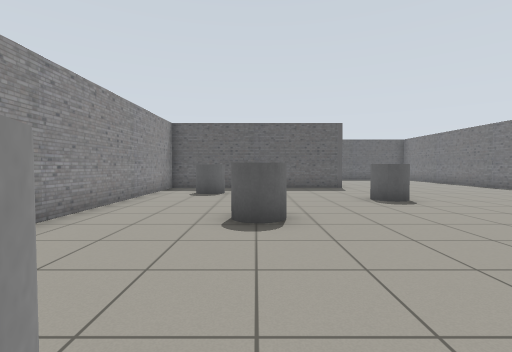
View 1 (above)

23 first-person views from a walk through a robot-simulator world made for Gazebo. The camera is 0.94 m above the floor, tilts 2° down and sees 85° across. The floor is counted in squares, 1 m on a side. Each view is taken from the middle of a square. On the plan, view 1 faces up. The plan holds only what a view shows up to about 11 squares ahead; the rest is blank. Robots are left out.

View 2
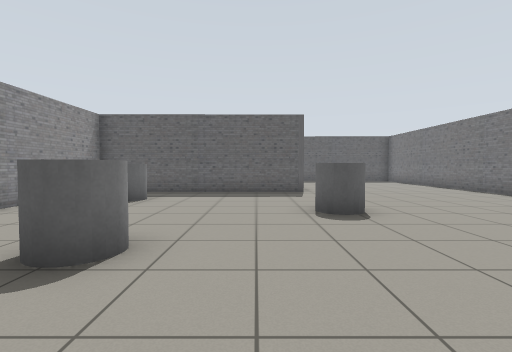

View 3
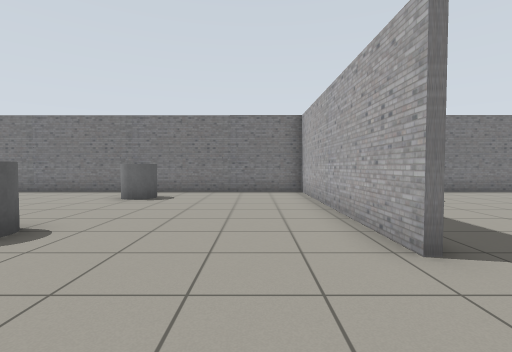

View 4
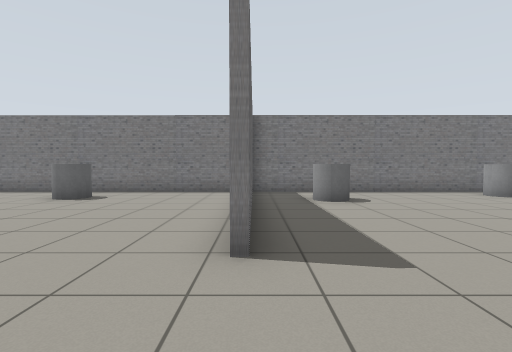

View 5
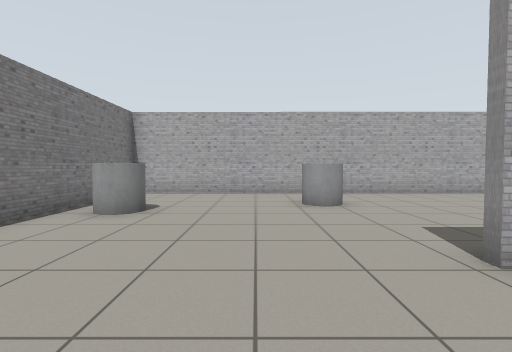

View 6
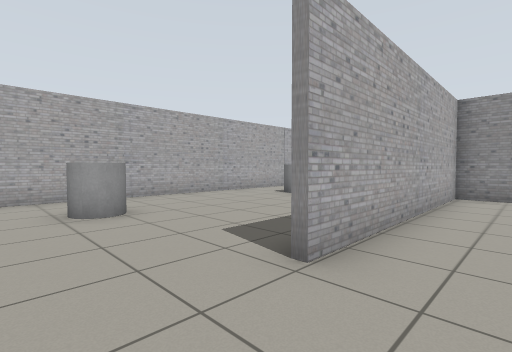

View 7
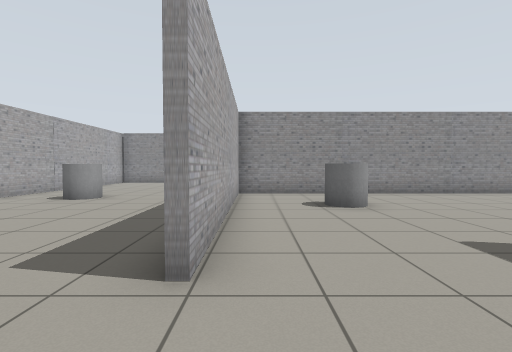

View 8
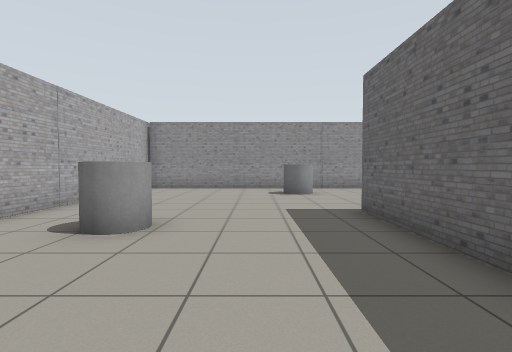

View 9
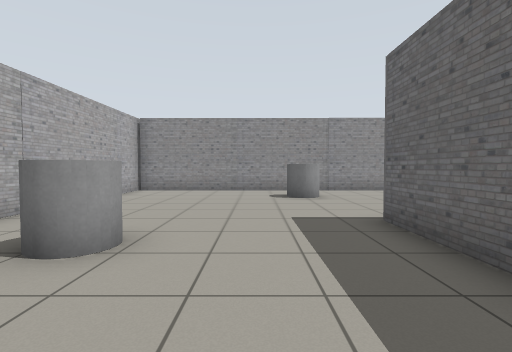

View 10
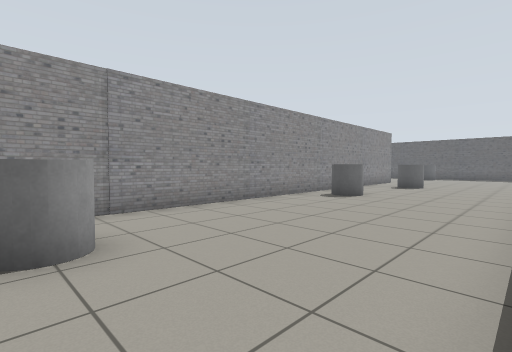

View 11
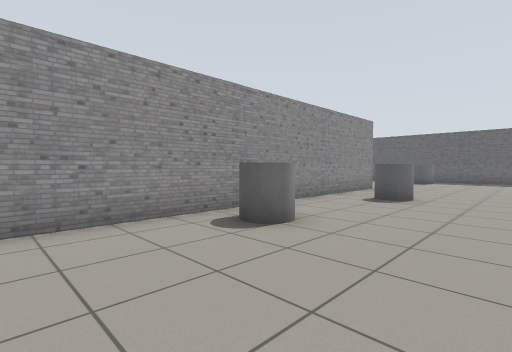

View 12
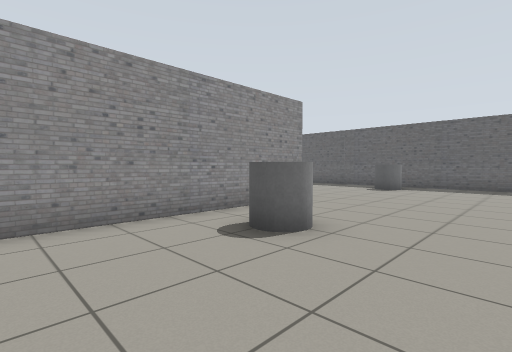

View 13
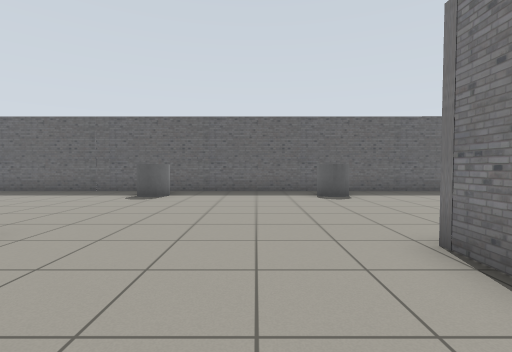

View 14
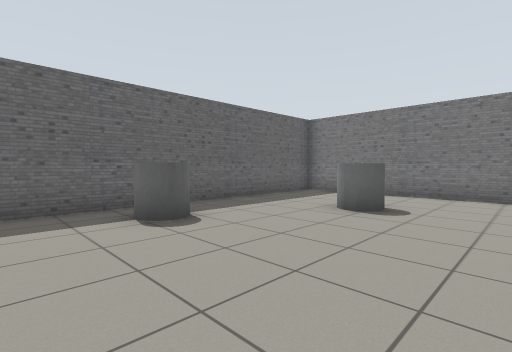

View 15
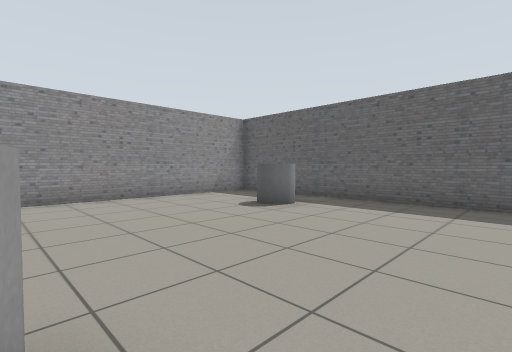

View 16
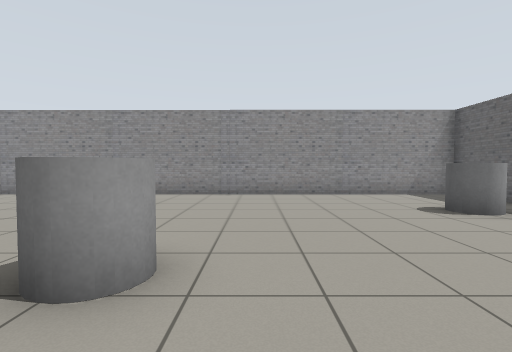

View 17
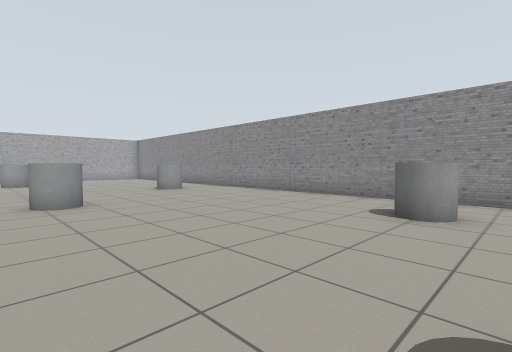

View 18
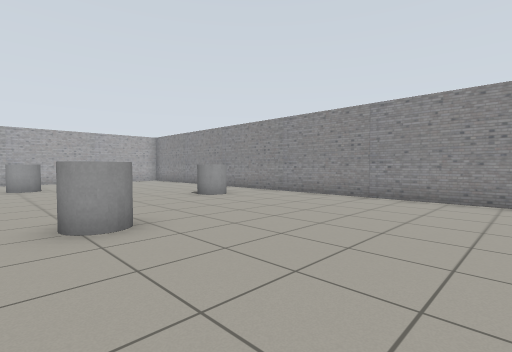

View 19
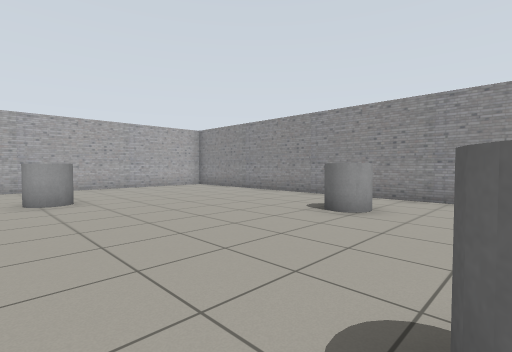

View 20
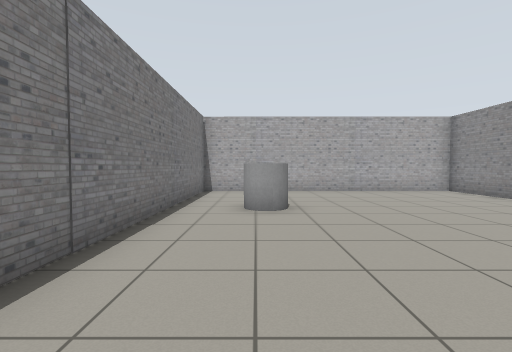

View 21
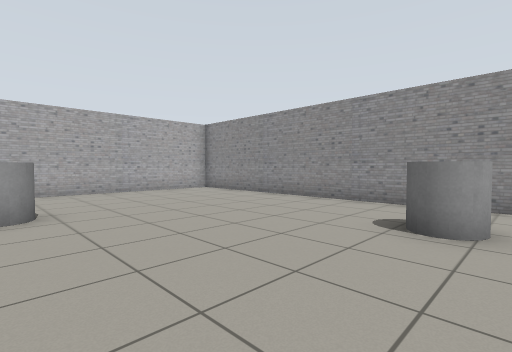

View 22
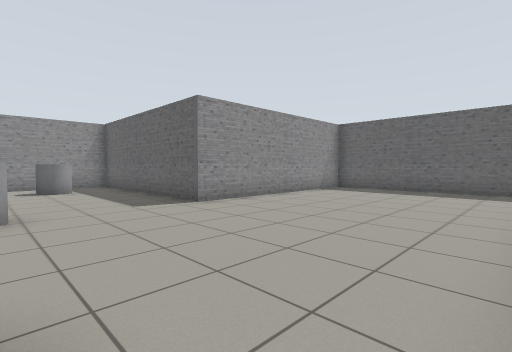

View 23
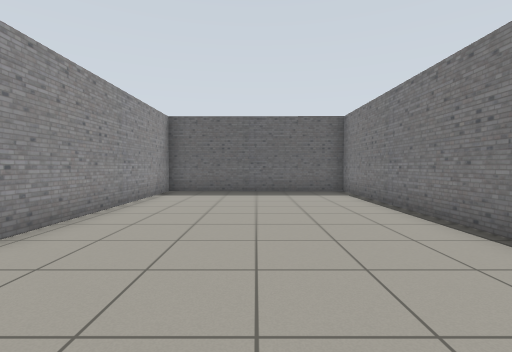

### Floor plan
Points are (right, up) in squares from view 1. A wall is a line through its corners. A room is listed if a view was taken in it or the views show most of it. See-through windows are left out.
Room 1 (views 1, 2, 3, 4, 5, 6, 7, 8, 9, 10, 11, 12, 13, 14, 15, 16, 17, 18, 19, 20, 21, 22, 23)
walls: (-3.8, 11.2) (-3.8, 12.4); (2.8, 2.3) (10.3, 2.3) (10.3, 19.5) (3.7, 19.5) (3.7, 12.1) (-3.6, 12.1) (-3.6, -2.6) (3.8, -2.5); (-0.3, -2.8) (-3.9, -2.8); (-9.8, 12.8) (-9.8, -9.5); (5, 2.1) (2.8, 2.1); (3.5, 13.4) (3.5, 19.1); (-10, -9.5) (-10, -1.1); (3.1, 19.5) (-19.3, 19.6) (-19.3, -9.6) (10.3, -9.6) (10.3, 2.1)
objects: grey cylinder (-17, 0) to (-16, 0); grey cylinder (-17, 9) to (-17, 10); grey cylinder (-16, 17) to (-16, 18); grey cylinder (-13, 3) to (-12, 4); grey cylinder (-13, 11) to (-12, 12); grey cylinder (-12, -6) to (-12, -5); grey cylinder (-10, 18) to (-9, 18); grey cylinder (-9, 4) to (-8, 5); grey cylinder (-8, -4) to (-7, -3); grey cylinder (-8, 9) to (-8, 10); grey cylinder (-4, 18) to (-3, 18); grey cylinder (-3, -7) to (-2, -7); grey cylinder (-2, 10) to (-1, 10); grey cylinder (-1, 0); grey cylinder (0, 5); grey cylinder (0, 16); grey cylinder (4, -7) to (5, -7); grey cylinder (4, 8); grey cylinder (8, 0); grey cylinder (8, 7) to (9, 8); grey cylinder (9, -6)

Positions as (right, up) in squares from view 1, and headings:
1: (0, 0), facing up
2: (2, 2), facing up
3: (0, 4), facing right
4: (0, 2), facing right
5: (6, 0), facing down
6: (6, -1), facing down-left
7: (6, -2), facing left
8: (2, -5), facing left
9: (1, -5), facing left
10: (-4, -4), facing up-left
11: (-5, 1), facing up-left
12: (-5, 6), facing up-left
13: (-6, 9), facing up
14: (-6, 13), facing up-right
15: (-11, 12), facing up-left
16: (-10, 13), facing left
17: (-11, 11), facing down-left
18: (-11, 8), facing down-left
19: (-11, 3), facing down-left
20: (-12, 1), facing down
21: (-12, 1), facing down-left
22: (10, 8), facing up-left
23: (7, 9), facing up
